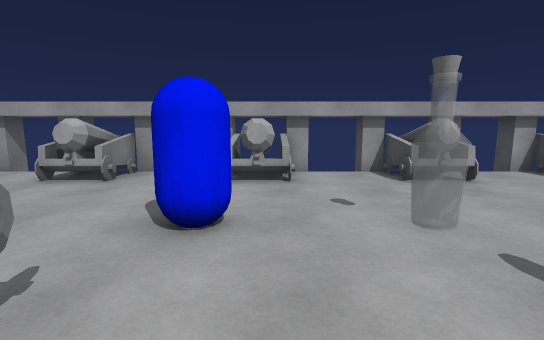
view 1 (above)

23 first-person views from a walk through a Unity game level. The camera is 1.3 m above the floor, tilts 8° down and sees 85° across. The floor is counted in squares, 1 m on a side. Each view is taken from the middle of a square. On the plan, view 1 faces up. The plan holds only what a view shows up to about 14 squares ahead; the rest is blank. The player character is not drawn. Surface patterns are stand-ins for the level's own textures.

view 2
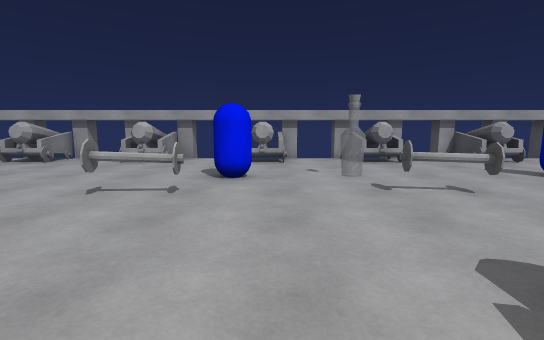

view 3
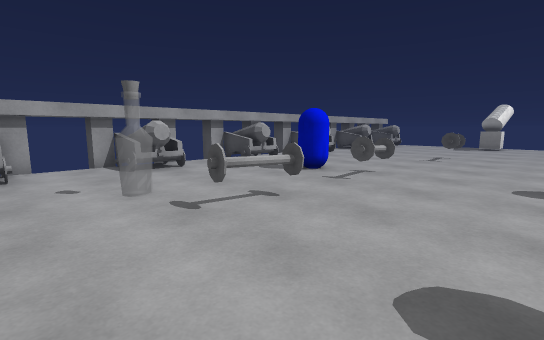

view 4
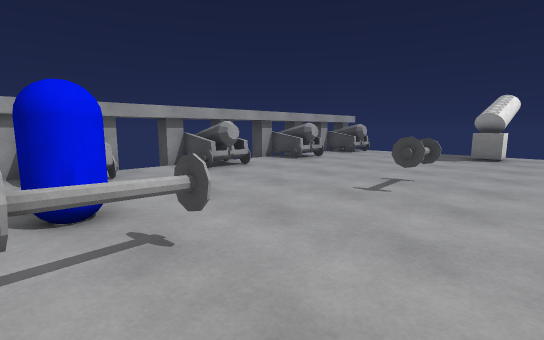

view 5
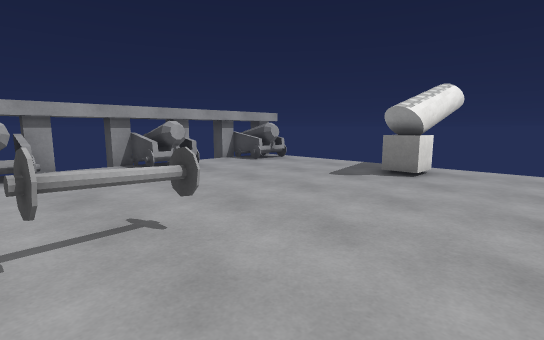

view 6
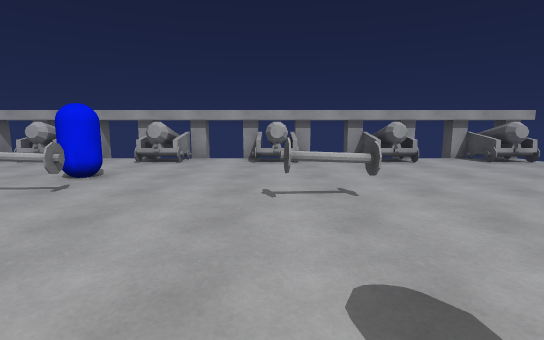

view 7
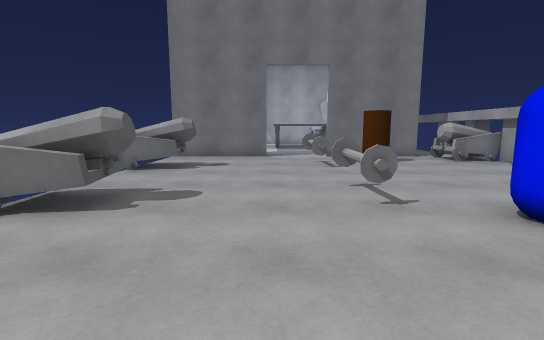

view 8
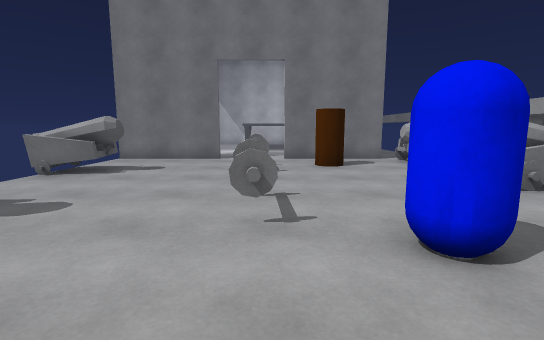

view 9
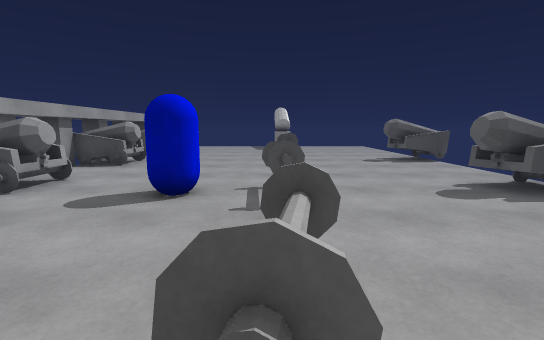

view 10
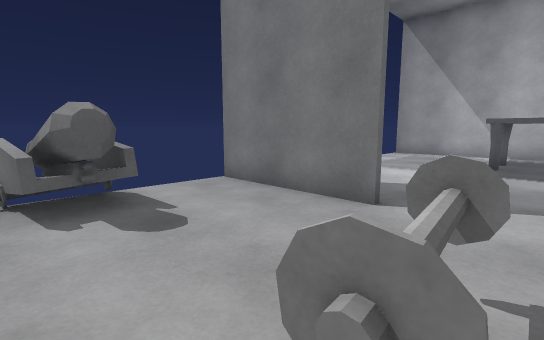

view 11
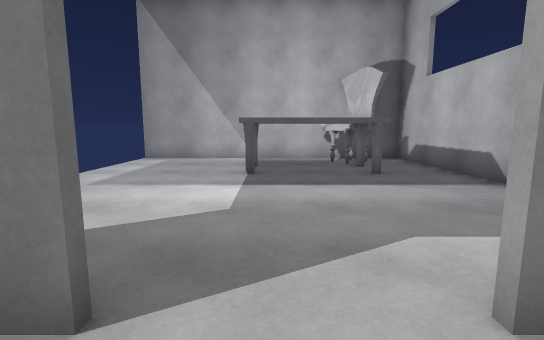

view 12
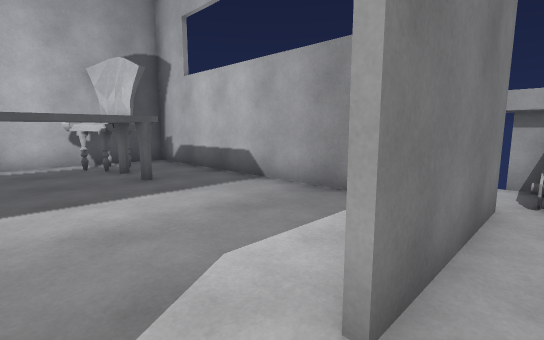

view 13
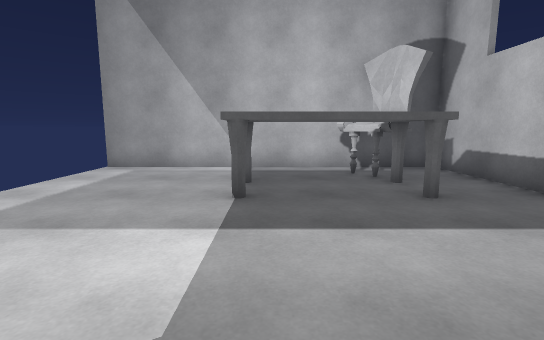

view 14
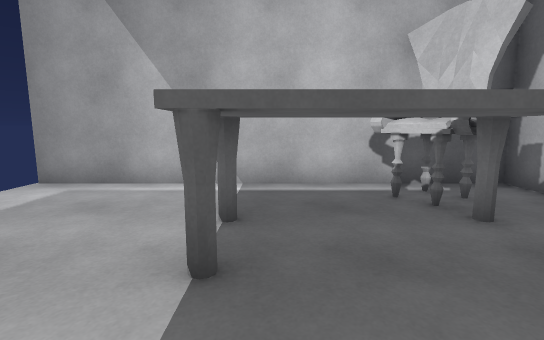

view 15
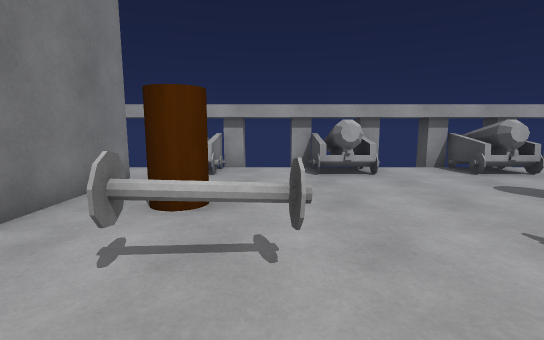

view 16
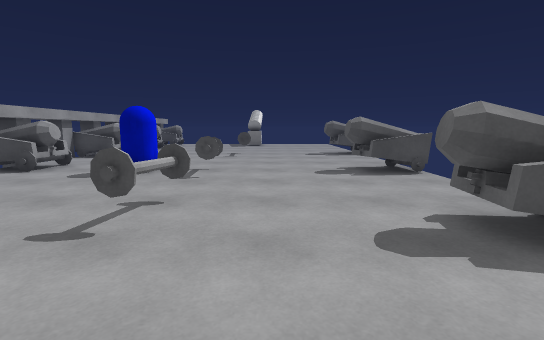

view 17
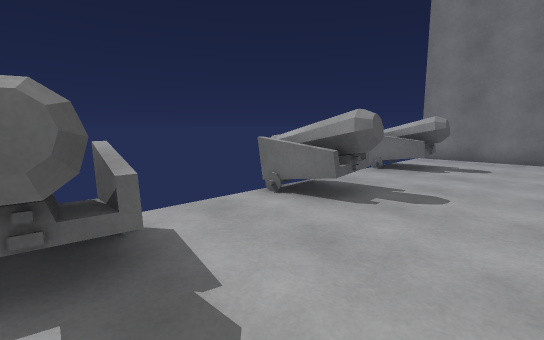

view 18
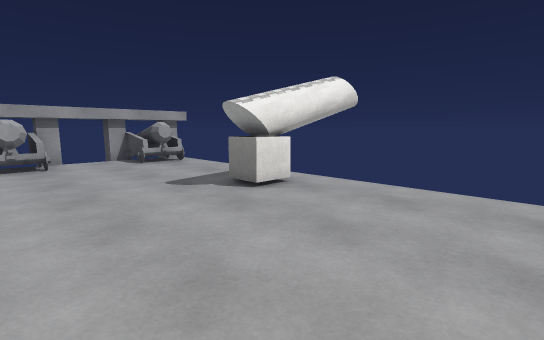

view 19
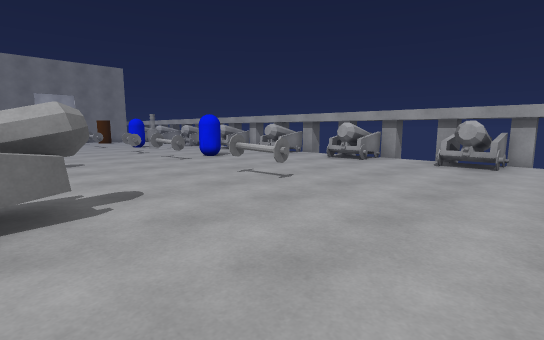

view 20
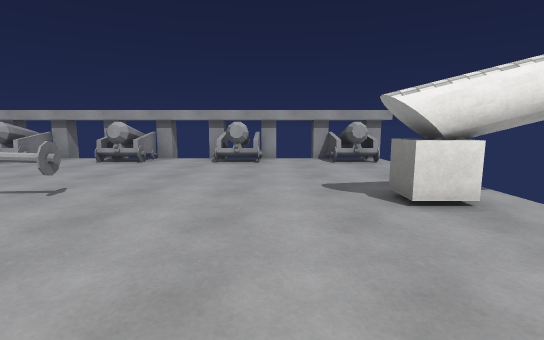

view 21
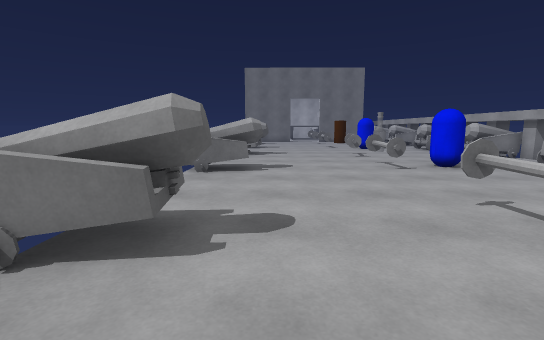

view 22
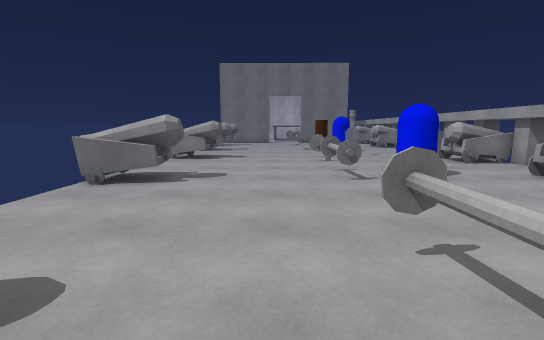

view 23
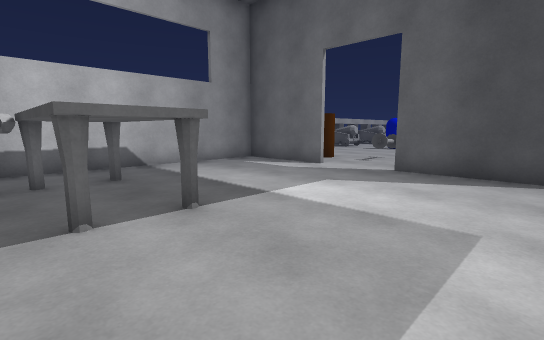

### Floor plan
Key: @ floor where view 1 was taken; # wall or solid block; x gap in a wall; . floor; = window, fence, low wall or low ledge; ^ raised ledge; C blue capsule; B bottle; T thing the floor can be seen under or through; A table; H chair; O other object.
Columns run from 22 left of view 1 to 24 right of it. Each row starts with its distance up from view 1.
  9            ####################################
  8            .^#..=^#..##..=^#..#^..=^#..#^...^#
  7 ############^#...^#..#^...^#..#^...^#..#^...^=
  6 #..........#..................................
  5 #.H........#..................................
  4 #H^AAA.....#.OO......C..B.....C...............
  3 ##.AAA.....#..................................
  2 #..AAA........#=...#=....==..===.....=......O
  1 #..AAA........#=....................#=.....OOOO
  0 #..AAA................@.......................
 -1 #..........#..................................
 -2 #..........#..................TT..............
 -3 #..........#..#x=..##...=#....TT....##........
 -4 #..........#..#^=.. ^=..##....TT....##........
 -5 #          #  #^#   ##        ##    ##

Where each view was taken, in squares from view 1:
view 1: 0 up, 0 right, facing up
view 2: 4 down, 0 right, facing up
view 3: 2 down, 0 right, facing up-right
view 4: 1 down, 7 right, facing up-right
view 5: 2 down, 13 right, facing up-right
view 6: 4 down, 13 right, facing up
view 7: 0 up, 3 right, facing left
view 8: 2 up, 2 right, facing left
view 9: 2 up, 2 right, facing right
view 10: 2 up, 6 left, facing down-left
view 11: 1 up, 9 left, facing left
view 12: 1 up, 10 left, facing up-left
view 13: 1 up, 12 left, facing left
view 14: 1 up, 15 left, facing left
view 15: 1 down, 7 left, facing up
view 16: 0 up, 1 left, facing right
view 17: 0 up, 3 right, facing down-left
view 18: 4 down, 17 right, facing up-right
view 19: 4 down, 20 right, facing up-left
view 20: 4 down, 19 right, facing up
view 21: 2 down, 18 right, facing left
view 22: 0 up, 16 right, facing left
view 23: 4 down, 20 left, facing up-right
